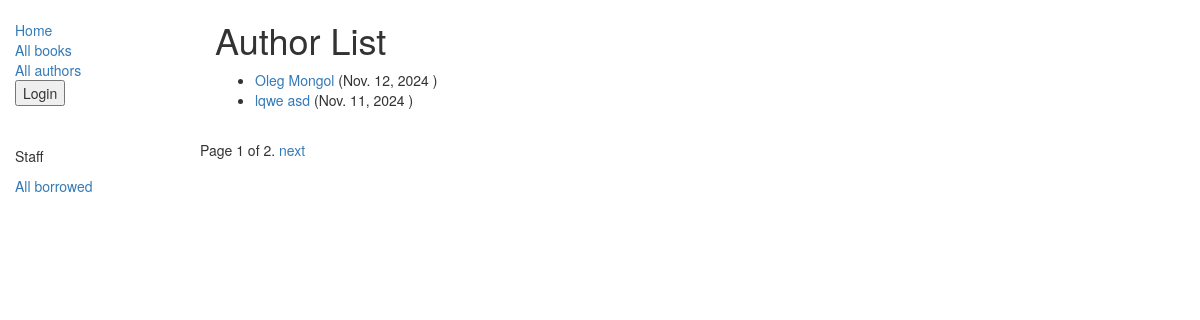
Screenshot of /catalog/authors/ with the database file from the repository.
### catalog/models.py (models this page shows, shortened)
class Author(models.Model):
    first_name = models.CharField(max_length=100)
    last_name = models.CharField(max_length=100)
    date_of_birth = models.DateField(null=True, blank=True)
    date_of_death = models.DateField('Died', null=True, blank=True)
    def get_absolute_url(self):
        return reverse('author-detail', args=[str(self.id)])
    class Meta:
        ordering = ['last_name']

### catalog/views.py (the view)
class AuthorListView(generic.ListView):
    model = Author
    paginate_by = 2

### catalog/templates/catalog/author_list.html
{% extends "base_generic.html" %}
{% block content %}
    <h1>Author List</h1>
    {% if author_list %}
    <ul>
      {% for author in author_list %}
      <li>
        <a href="{{ author.get_absolute_url }}">{{ author.first_name }} {{ author.last_name }}</a> ({{author.date_of_birth}} {{date_of_death}})
      </li>
      {% endfor %}
    </ul>
    {% else %}
      <p>There are no Authors in the library.</p>
    {% endif %}
{% endblock %}

### rows the page displays
Author: first_name "Oleg", last_name "Mongol", date_of_birth "Nov. 12, 2024"
Author: first_name "lqwe", last_name "asd", date_of_birth "Nov. 11, 2024"

### other values shown
{{ page_obj.number }} "1"
{{ page_obj.paginator.num_pages }} "2"
